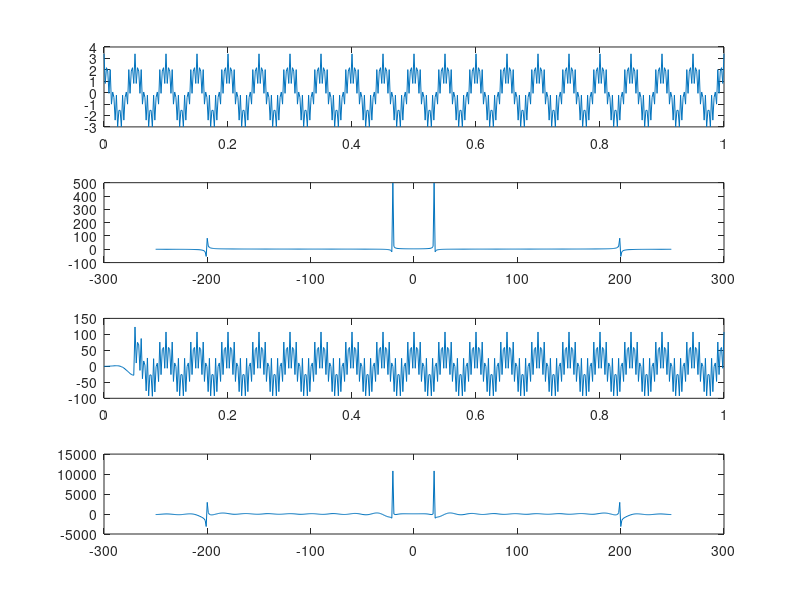

This figure's MATLAB source:
%%Ahmed Ezzat Said

close all
clear

%%%%%% Let's Start %%%%%
%%%% Genrating the Signal%%%

fs=500;
t=0:1/fs:1;

amplitude=2;
f1=20;
f2=200;
signal=amplitude*cos(2*pi*f1*t)+amplitude*0.7*cos(2*pi*f2*t);
figure 
subplot(4,1,1),plot(t,signal);

%%%% Adding noise %%%
%snr=1;  %%Signal to Noise Ratio
%stream_of_randoms=amplitude*0.5;
%noise_signal=awgn(signal,snr,stream_of_randoms); 
%subplot(4,1,2),plot(t,noise_signal);

%%% Viewing Noise at the Frequency Domain %%%

f = fftshift(fft(signal));
n= length(f);
power = f.*conj(f);%% multiplication one by one
x = (-n/2:n/2-1)*fs/n;
subplot(4,1,2),plot(x,f);

%% Adding BandPass Filter %%%
%width desired is between f1 to f2;
band_width=[0.01/(fs/2) f1/(fs/2)]; % [starting cut-off limit ,ending cut-off limit]
order=50; %where n is order of the filter
b=fir1(order,band_width,'low');%command to design a band pass filter


filtered_signal = filter(b,1,signal);
subplot(4,1,3),plot(t,filtered_signal);


%%% Viewing Noise at the Frequency Domain %%%

f = fftshift(fft(filtered_signal));
n= length(f);
power2 = f.*conj(f);%% multiplication one by one
x = (-n/2:n/2-1)*fs/n;
subplot(4,1,4),plot(x,f);



%%nice and clean =D %%